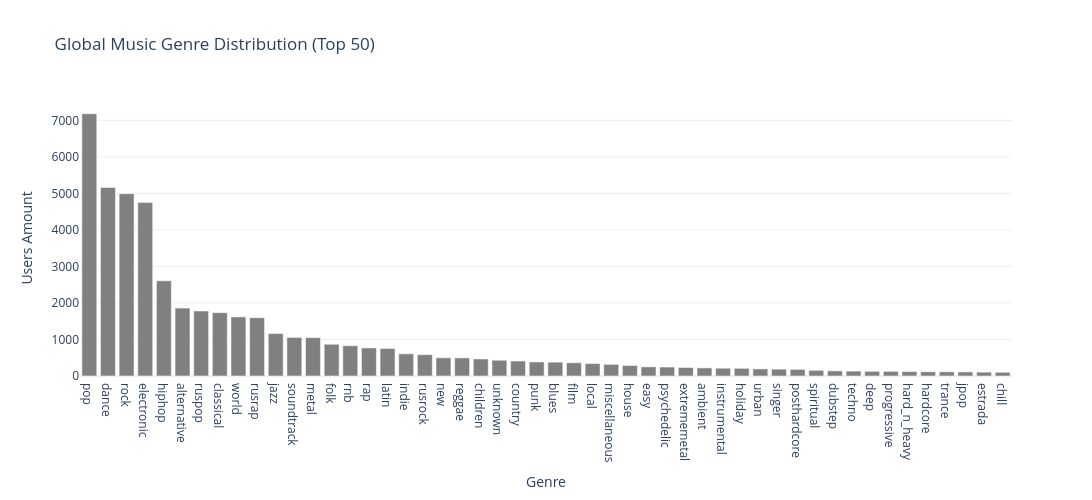

Notebook code cell kept with this figure:
### Code cell
plot_vertical_bar_plotpx(df_music_genre.head(50), x='genre', y='users', title='Global Music Genre Distribution (Top 50)', xlabel='Genre', ylabel='Users Amount', sort=False)

### Figure 1 — Plotly figure (JSON) as saved in the notebook; plotly's stock layout.template omitted (floating-point values rounded to 4 significant figures)
{"data": [{"hovertemplate": "genre=%{x}<br>users=%{y}<extra></extra>", "legendgroup": "", "marker": {"color": "grey", "pattern": {"shape": ""}}, "name": "", "orientation": "v", "showlegend": false, "textposition": "auto", "type": "bar", "x": ["pop", "dance", "rock", "electronic", "hiphop", "alternative", "ruspop", "classical", "world", "rusrap", "jazz", "soundtrack", "metal", "folk", "rnb", "rap", "latin", "indie", "rusrock", "new", "reggae", "children", "unknown", "country", "punk", "blues", "film", "local", "miscellaneous", "house", "easy", "psychedelic", "extrememetal", "ambient", "instrumental", "holiday", "urban", "singer", "posthardcore", "spiritual", "dubstep", "techno", "deep", "progressive", "hard_n_heavy", "hardcore", "trance", "jpop", "estrada", "chill"], "xaxis": "x", "y": [7180, 5161, 4992, 4754, 2606, 1859, 1781, 1733, 1618, 1595, 1163, 1057, 1052, 869, 829, 768, 754, 607, 585, 499, 496, 467, 432, 410, 385, 379, 362, 341, 319, 287, 251, 245, 232, 222, 213, 210, 194, 187, 181, 155, 140, 134, 127, 127, 121, 116, 116, 112, 105, 102], "yaxis": "y"}], "layout": {"barmode": "relative", "height": 500, "legend": {"tracegroupgap": 0}, "title": {"text": "Global Music Genre Distribution (Top 50)"}, "width": 1200, "xaxis": {"anchor": "y", "domain": [0, 1], "title": {"text": "Genre"}}, "yaxis": {"anchor": "x", "domain": [0, 1], "title": {"text": "Users Amount"}}}}
